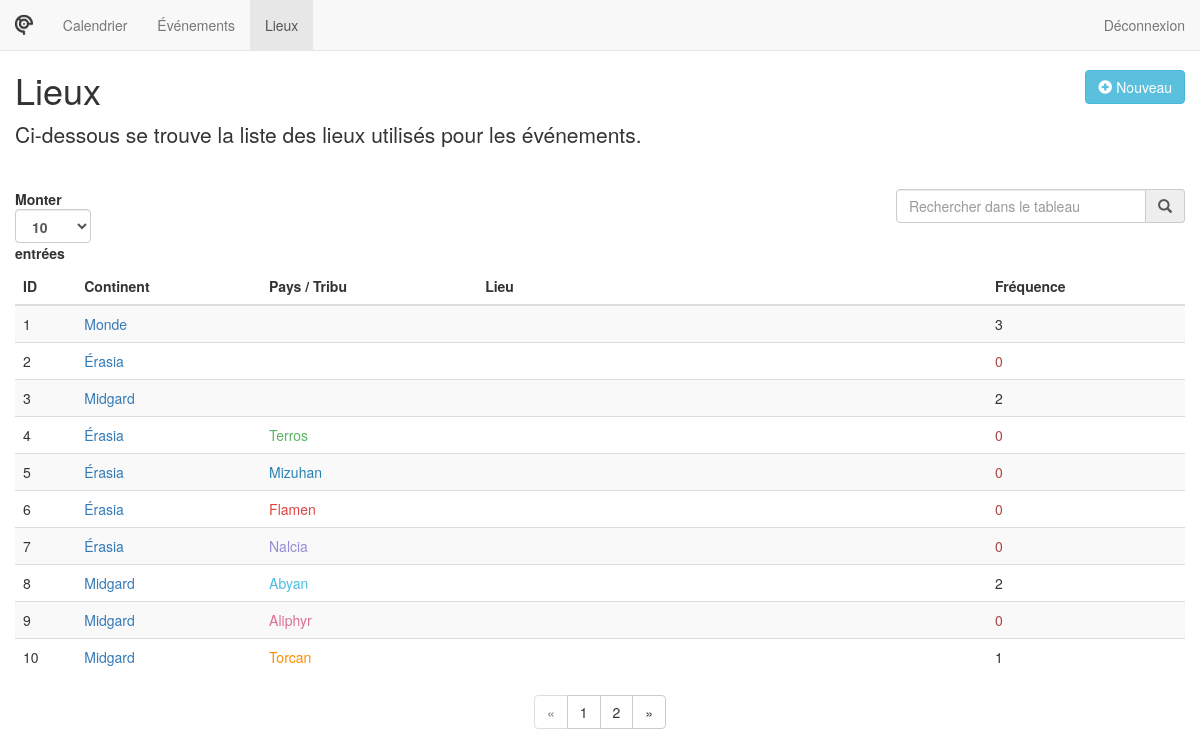
Page /admin/location (signed in) on the committed database.
### tables this page shows
CREATE TABLE t_location (
	loc_id integer not null PRIMARY KEY auto_increment,
	loc_continent varchar(255) not null,
	loc_country varchar(255),
	loc_place varchar(255)
);

### src/Controller/LocationController.php (called while the page is built, shortened)
<?php
class LocationController {
	public function catalogueAction() {
		include( 'web/www/admin.php' );
	}
}

### src/App/Route.php (called while the page is built, shortened)
<?php
class Route {
	private $path;
	private $callable;
	private $matches = [];
	public function __construct( $path, $callable ) {
		$this->path = trim( $path, '/' );
		$this->callable = $callable;
	}
	public function match( $url ) {
		$url   = trim( $url, '/' );
		$path  = preg_replace( '#:([\w]+)#', '([^/]+)', $this->path );
		$regex = "#^$path$#i";
		if ( !preg_match( $regex, $url, $matches ) ) {
			return false;
		}
		array_shift( $matches );
		$this->matches = $matches;
		return true;
	}
	public function call() {
		if ( is_string( $this->callable ) ) {
			$params     = explode( '::', $this->callable );
			$controller = new $params[0]();
			$function   = $params[1];
			return call_user_func_array( [$controller, $function], $this->matches );
		}
		else {
			return call_user_func_array( $this->callable, $this->matches );
		}
	}
}

### src/App/Router.php (called while the page is built, shortened)
<?php
class Router {
	private $url;
	private $routes      = [];
	public function __construct( $url ) {
		$this->url = $url;
	}
	private function add( $path, $callable, $name, $method ) {
		$route = new Route( $path, $callable );
		$this->routes[$method][] = $route;
		return $route;
	}
	public function run() {
		foreach( $this->routes[$_SERVER['REQUEST_METHOD']] as $route ) {
			if ( $route->match( $this->url ) ) {
				return $route->call();
			}
		}
		throw new Exception( 'No matching routes "' . $this->url . '"' );
	}
}

### app/routes.php (called while the page is built)
<?php
$router = new Router( isset( $_GET['url'] ) ? $_GET['url'] : '' );
$router->get( '/',         'CalendarController::showAction' );
$router->get( '/calendar', 'CalendarController::showAction' );
$router->post( '/admin/login',  'UserController::loginAction' );
$router->get(  '/admin/logout', 'UserController::logoutAction' );
$router->get(  '/admin',                  'EventController::catalogueAction' );
$router->get(  '/admin/event',            'EventController::catalogueAction' );
$router->get(  '/admin/event/create',     'EventController::createAction' );
$router->get(  '/admin/event/:id',        'EventController::viewAction' );
$router->post( '/admin/event',            'EventController::insertAction' );
$router->post( '/admin/event/:id',        'EventController::updateAction' );
$router->get(  '/admin/event/:id/delete', 'EventController::deleteAction' );
$router->get(  '/admin/location',            'LocationController::catalogueAction' );
$router->get(  '/admin/location/create',     'LocationController::createAction' );
$router->get(  '/admin/location/:id',        'LocationController::viewAction' );
$router->post( '/admin/location',            'LocationController::insertAction' );
$router->post( '/admin/location/:id',        'LocationController::updateAction' );
$router->get(  '/admin/location/:id/delete', 'LocationController::deleteAction' );
$router->run();

### index.php (called while the page is built, shortened)
<?php
require( 'app/conf/dev.php' );
require( 'src/App/Route.php' );
require( 'src/App/Router.php' );
require( 'src/Controller/CalendarController.php' );
require( 'src/Controller/LocationController.php' );
require( 'src/Entity/Location.php' );
require( 'src/Repository/LocationRepository.php' );
require( 'app/routes.php' );

### src/Repository/LocationRepository.php (called while the page is built, shortened)
<?php
class LocationRepository {
	public function findAll() {
		global $dataBase;
		$sql = "
			SELECT *
			FROM t_location
			ORDER BY loc_continent, loc_country, loc_place
		";
		$sth = $dataBase->prepare( $sql );
		$sth->execute();
		$result = $sth->fetchAll();
		$locations = array();
		foreach ( $result as $row ) {
			array_push( $locations, $this->buildDomainObject( $row ) );
		}
		return $locations;
	}
	public function getFrequency( int $locId ) {
		global $dataBase;
		$sql = "
			SELECT COUNT(*) AS frequency
			FROM t_event
			WHERE loc_id = ?
		";
		$sth = $dataBase->prepare( $sql );
		$sth->execute( array( $locId ) );
		$row = $sth->fetch();
		if ( $row ) {
			return $row['frequency'];
		}
		return 0;
	}
	protected function buildDomainObject( array $row ) {
		$location = new Location();
		$location->setId( $row['loc_id'] );
		$location->setContinent( $row['loc_continent'] );
		$location->setCountry( $row['loc_country'] );
		$location->setPlace( $row['loc_place'] );
		return $location;
	}
}

### src/Entity/Location.php (called while the page is built, shortened)
<?php
class Location {
	private $id;
	private $continent;
	private $country;
	public function getId() {
		return $this->id;
	}
	public function setId( $id ) {
		$this->id = $id;
	}
	public function getContinent() {
		return $this->continent;
	}
	public function setContinent( $continent ) {
		$this->continent = $continent;
	}
	public function getCountry() {
		return $this->country;
	}
	public function setCountry( $country ) {
		$this->country = $country;
	}
}

### web/www/admin/locationCatalogue.php (the view)
<?php
	$locRep    = new LocationRepository();
	$locations = $locRep->findAll();
?>
<div class="pull-right">
	<a href="<?php echo $GLOBALS['server']; ?>admin/location/create" class="btn btn-info">
		<span class="glyphicon glyphicon-plus-sign"></span>
		Nouveau
	</a>
</div>
<h1>Lieux</h1>
<p class="lead">
	Ci-dessous se trouve la liste des lieux utilisés pour les événements.
</p>
<br />
<table id="table-location" class="table table-striped table-data">
	<thead>
		<tr>
			<th>ID</th>
			<th>Continent</th>
			<th>Pays / Tribu</th>
			<th>Lieu</th>
			<th>Fréquence</th>
		</tr>
	</thead>
	<tbody>
		<?php foreach ( $locations as $location ) {
		$editUrl   = $GLOBALS['server'] . 'admin/location/' . $location->getId();
		$frequency = $locRep->getFrequency( $location->getId() );
		echo '<tr>';
		echo '<td>' . $location->getId() . '</td>';
		echo '<td><a href="' . $editUrl . '">' . $location->getContinent() . '</a></td>';
		echo '<td><span class="' . strtolower( $location->getCountry() ) . '">' . $location->getCountry() . '</span></td>';
		echo '<td>' . $location->getPlace() . '</td>';
		echo '<td>';
		if ( !$frequency ) {
			echo '<span class="text-danger">' . $frequency . '</span>';
		}
		else {
			echo $frequency;
		}
		echo '</td>';
		echo '</tr>';
		} ?>
	</tbody>
</table>

### web/css/admin.css (style rules this page uses)
.terros { color:#5db561 }
.mizuhan { color:#2782b3 }
.flamen { color:#df4444 }
.nalcia { color:#948dd7 }
.abyan { color:#4dbde1 }
.torcan { color:#ff8c00 }
.aliphyr { color:#db7093 }

### rows in the picture
t_location: loc_id "2", loc_continent "Érasia", frequency "0"
t_location: loc_id "6", loc_continent "Érasia", loc_country "Flamen", frequency "0"
t_location: loc_id "5", loc_continent "Érasia", loc_country "Mizuhan", frequency "0"
t_location: loc_id "7", loc_continent "Érasia", loc_country "Nalcia", frequency "0"
t_location: loc_id "4", loc_continent "Érasia", loc_country "Terros", frequency "0"
t_location: loc_id "3", loc_continent "Midgard", frequency "2"
t_location: loc_id "8", loc_continent "Midgard", loc_country "Abyan", frequency "2"
t_location: loc_id "9", loc_continent "Midgard", loc_country "Aliphyr", frequency "0"
t_location: loc_id "10", loc_continent "Midgard", loc_country "Torcan", frequency "1"
t_location: loc_id "1", loc_continent "Monde", frequency "3"
